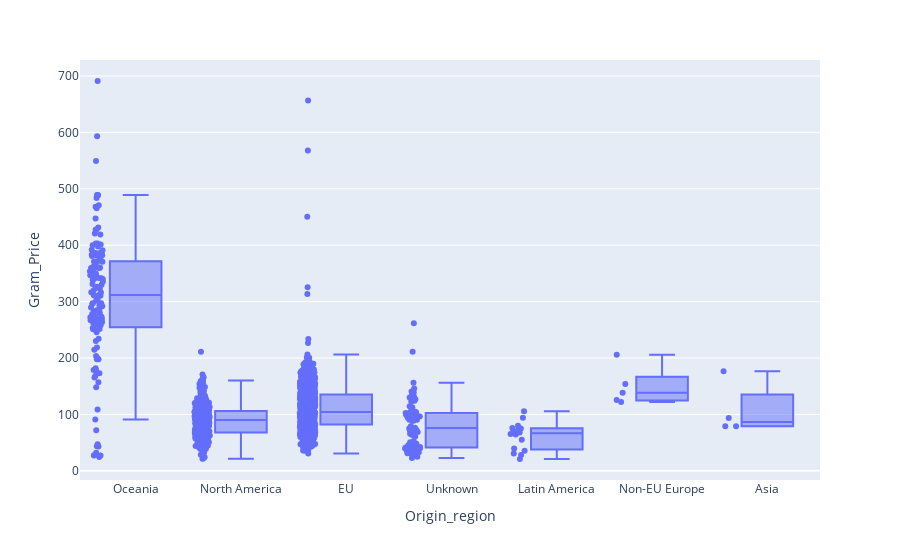

The notebook cell this image was saved under:
### Markdown cell above
It appears that over half of all cocaine listings ship from inside the EU. This is somewhat surprising as we may have expected the Americas to be the primary export point for this drug considering that production predominantly occurs in Peru, Bolivia and Colombia. One factor may be that drug cartels already have established logistics networks to tranport product to Europe where it can be forwarded on to other countries with less scrutiny from customs agencies.

### Code cell
# Boxplot of Gram_Price by Region
regionpricefig = px.box(dfcoca, x="Origin_region", y="Gram_Price", points="all")
regionpricefig.show()

### Figure 1 — Plotly figure (JSON) as saved in the notebook; plotly's stock layout.template omitted (floating-point values rounded to 4 significant figures; data arrays with more than 128 entries replaced by an {"elided": "..."} marker saying what was removed)
{"data": [{"alignmentgroup": "True", "boxpoints": "all", "hovertemplate": "Origin_region=%{x}<br>Gram_Price=%{y}<extra></extra>", "legendgroup": "", "marker": {"color": "#636efa"}, "name": "", "notched": false, "offsetgroup": "", "orientation": "v", "showlegend": false, "type": "box", "x": {"elided": "1136 str values"}, "x0": " ", "xaxis": "x", "y": {"elided": "1136 float values"}, "y0": " ", "yaxis": "y"}], "layout": {"boxmode": "group", "legend": {"tracegroupgap": 0}, "margin": {"t": 60}, "xaxis": {"anchor": "y", "domain": [0, 1], "title": {"text": "Origin_region"}}, "yaxis": {"anchor": "x", "domain": [0, 1], "title": {"text": "Gram_Price"}}}}
